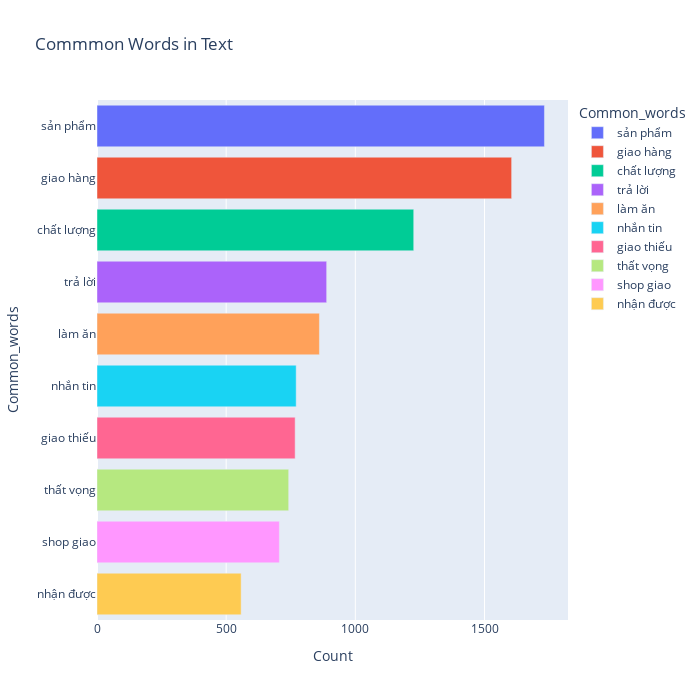

Notebook source saved alongside this figure:
### Code cell
plotCommonWord(1,10,2)

### Figure 1 — Plotly figure (JSON) as saved in the notebook; plotly's stock layout.template omitted (floating-point values rounded to 4 significant figures)
{"data": [{"alignmentgroup": "True", "hovertemplate": "Common_words=%{y}<br>Count=%{x}<extra></extra>", "legendgroup": "sản phẩm", "marker": {"color": "#636efa", "pattern": {"shape": ""}}, "name": "sản phẩm", "offsetgroup": "sản phẩm", "orientation": "h", "showlegend": true, "textposition": "auto", "type": "bar", "x": [1732], "xaxis": "x", "y": ["sản phẩm"], "yaxis": "y"}, {"alignmentgroup": "True", "hovertemplate": "Common_words=%{y}<br>Count=%{x}<extra></extra>", "legendgroup": "giao hàng", "marker": {"color": "#EF553B", "pattern": {"shape": ""}}, "name": "giao hàng", "offsetgroup": "giao hàng", "orientation": "h", "showlegend": true, "textposition": "auto", "type": "bar", "x": [1605], "xaxis": "x", "y": ["giao hàng"], "yaxis": "y"}, {"alignmentgroup": "True", "hovertemplate": "Common_words=%{y}<br>Count=%{x}<extra></extra>", "legendgroup": "chất lượng", "marker": {"color": "#00cc96", "pattern": {"shape": ""}}, "name": "chất lượng", "offsetgroup": "chất lượng", "orientation": "h", "showlegend": true, "textposition": "auto", "type": "bar", "x": [1226], "xaxis": "x", "y": ["chất lượng"], "yaxis": "y"}, {"alignmentgroup": "True", "hovertemplate": "Common_words=%{y}<br>Count=%{x}<extra></extra>", "legendgroup": "trả lời", "marker": {"color": "#ab63fa", "pattern": {"shape": ""}}, "name": "trả lời", "offsetgroup": "trả lời", "orientation": "h", "showlegend": true, "textposition": "auto", "type": "bar", "x": [889], "xaxis": "x", "y": ["trả lời"], "yaxis": "y"}, {"alignmentgroup": "True", "hovertemplate": "Common_words=%{y}<br>Count=%{x}<extra></extra>", "legendgroup": "làm ăn", "marker": {"color": "#FFA15A", "pattern": {"shape": ""}}, "name": "làm ăn", "offsetgroup": "làm ăn", "orientation": "h", "showlegend": true, "textposition": "auto", "type": "bar", "x": [861], "xaxis": "x", "y": ["làm ăn"], "yaxis": "y"}, {"alignmentgroup": "True", "hovertemplate": "Common_words=%{y}<br>Count=%{x}<extra></extra>", "legendgroup": "nhắn tin", "marker": {"color": "#19d3f3", "pattern": {"shape": ""}}, "name": "nhắn tin", "offsetgroup": "nhắn tin", "orientation": "h", "showlegend": true, "textposition": "auto", "type": "bar", "x": [771], "xaxis": "x", "y": ["nhắn tin"], "yaxis": "y"}, {"alignmentgroup": "True", "hovertemplate": "Common_words=%{y}<br>Count=%{x}<extra></extra>", "legendgroup": "giao thiếu", "marker": {"color": "#FF6692", "pattern": {"shape": ""}}, "name": "giao thiếu", "offsetgroup": "giao thiếu", "orientation": "h", "showlegend": true, "textposition": "auto", "type": "bar", "x": [767], "xaxis": "x", "y": ["giao thiếu"], "yaxis": "y"}, {"alignmentgroup": "True", "hovertemplate": "Common_words=%{y}<br>Count=%{x}<extra></extra>", "legendgroup": "thất vọng", "marker": {"color": "#B6E880", "pattern": {"shape": ""}}, "name": "thất vọng", "offsetgroup": "thất vọng", "orientation": "h", "showlegend": true, "textposition": "auto", "type": "bar", "x": [742], "xaxis": "x", "y": ["thất vọng"], "yaxis": "y"}, {"alignmentgroup": "True", "hovertemplate": "Common_words=%{y}<br>Count=%{x}<extra></extra>", "legendgroup": "shop giao", "marker": {"color": "#FF97FF", "pattern": {"shape": ""}}, "name": "shop giao", "offsetgroup": "shop giao", "orientation": "h", "showlegend": true, "textposition": "auto", "type": "bar", "x": [706], "xaxis": "x", "y": ["shop giao"], "yaxis": "y"}, {"alignmentgroup": "True", "hovertemplate": "Common_words=%{y}<br>Count=%{x}<extra></extra>", "legendgroup": "nhận được", "marker": {"color": "#FECB52", "pattern": {"shape": ""}}, "name": "nhận được", "offsetgroup": "nhận được", "orientation": "h", "showlegend": true, "textposition": "auto", "type": "bar", "x": [558], "xaxis": "x", "y": ["nhận được"], "yaxis": "y"}], "layout": {"barmode": "relative", "height": 700, "legend": {"title": {"text": "Common_words"}, "tracegroupgap": 0}, "title": {"text": "Commmon Words in Text"}, "width": 700, "xaxis": {"anchor": "y", "domain": [0, 1], "title": {"text": "Count"}}, "yaxis": {"anchor": "x", "categoryarray": ["nhận được", "shop giao", "thất vọng", "giao thiếu", "nhắn tin", "làm ăn", "trả lời", "chất lượng", "giao hàng", "sản phẩm"], "categoryorder": "array", "domain": [0, 1], "title": {"text": "Common_words"}}}}
